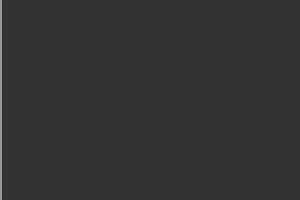
Frame 1 (no input)
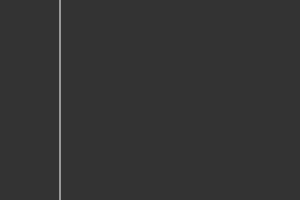
Frame 60 (no input)
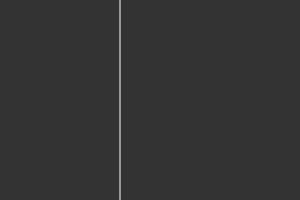
Frame 120 (the mouse pressed at the canvas centre since frame 60)

The p5.js sketch that drew these frames (run headless with seeded random() and noise() and a simulated clock; from frame 60 on, the mouse is pressed at the canvas centre):

// p5.js sketch
// ── sketch.js
function setup() {

  
  var canvas = createCanvas(300, 200);

  // We can put other HTML stuff inside our DOM elements
  var text = createP("Here is some text in a paragraph! And now also this link is added: ");

  // But p5 also has some functions to create specific elements like a link
  var link = createA("http://i.imgur.com/WXaUlrK.gif", "deal with it")

  // We can put the link element inside the paragraph one with parent()
  link.parent(text); 
  // this is the equivalent with child()
  // text.child(link);
}
  



// A simple animation
function draw() {
  background(51);
  stroke(255);
  line(frameCount % width, 0, frameCount % width, height);
}
